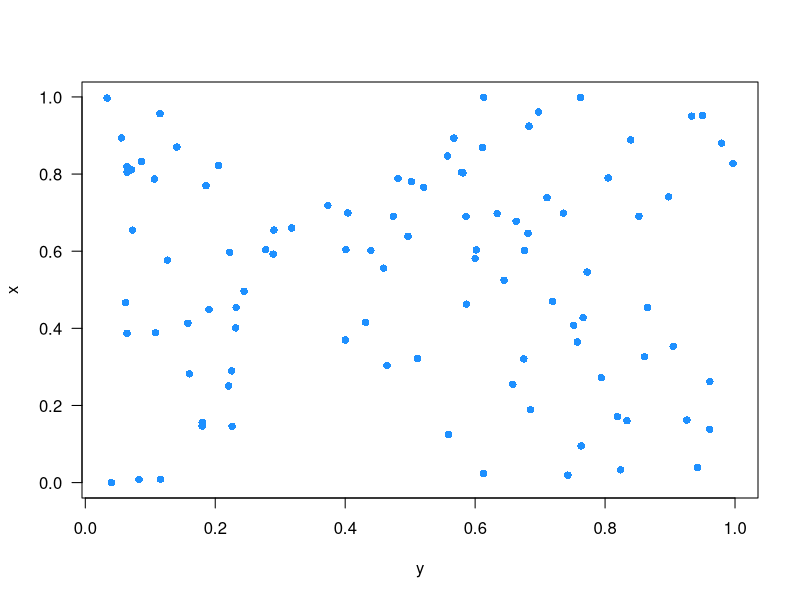

Generate this figure with R:
## ---- chunk 1
yourFunction <- function(arguments){

	# doing stuff

	# returning stuff
	return(ret)
}

## ---- chunk 2

#' Title of function
#'
#' @param x a number 
#' @param y a number
#'
#' @return
#'
#' @examples
#' @export

addXY <- function(x,y){
	sum(c(x,y))
}


## ---- chunk 3
# bad
getColumnMean <- function(mat){
	mean(mat[,3])
}
# better
getColumnMean <- function(mat, index){
	mean(mat[,index])
}
## ---- chunk 4
# bad
getColumnMean <- function(mat, index){
	mean(mat[,index])
}

# better
getColumnMean <- function(mat, index){
	if(any(is.na(mat[,index]))){
		warning('NA values present...ignoring them')
	}
	mean(na.omit(mat[,index]))
}

## ---- chunk 5
# bad
getColumnMean <- function(mat, index){
	if(any(is.na(mat[,index]))){
		warning('NA values present...ignoring them')
	}
	mean(na.omit(mat[,index]))
}

# better
getColumnInfo <- function(mat, index, func=mean){
	if(any(is.na(mat[,index]))){
		warning('NA values present...ignoring them')
	}
	func(na.omit(mat[,index]))
}

## ---- chunk 6

makePlot <- function(y,x, ...){
	plot(y,x, ...)
}

## ---- chunk 7
makePlot(y=runif(100), x=runif(100), 
	pch=16, las=1, col='dodgerblue')
